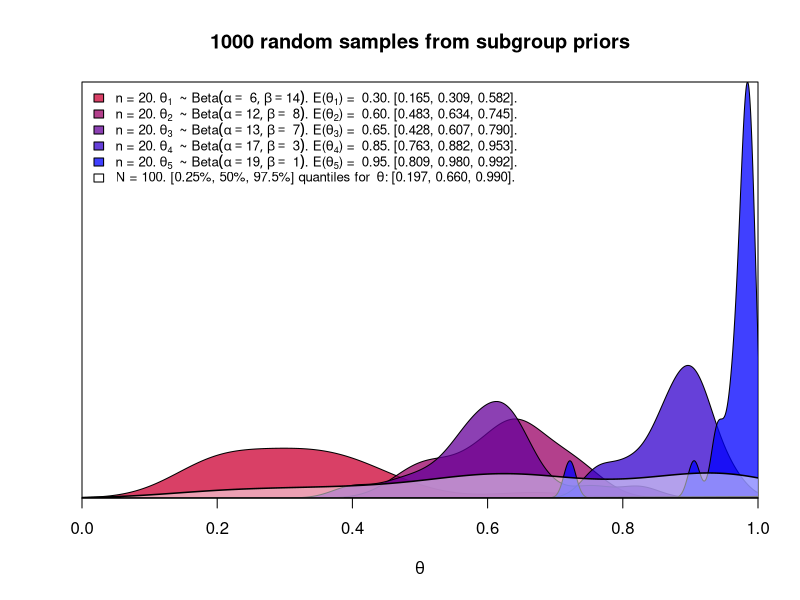

Write the R code that produced this figure.
set.seed(7)
nrs <- 1000
priors <- c(.3,.6,.65,.85,.95)
n <- 20
alphas <- n * priors
betas <- n - alphas
thetas <- mapply(rbeta, n=n, shape1=alphas, shape2=betas)
thetao <- as.vector(thetas)
ci <- apply(thetas, 2, function(x) quantile(x, probs = c(0.025, 0.50, 0.975)))
cio <- quantile(thetao, probs = c(0.025, 0.50, 0.975))
theta_density <- apply(thetas, 2, density)
overall_density <- density(thetao)
pdf("subgrouppriors.pdf", width=8, height=8)
plot(seq(0,1,.1), type='n',
     xlim=c(0,1),
     xaxs='i',
     yaxs='i',
     yaxt='n',
     main = '1000 random samples from subgroup priors',
     xlab = expression(theta), ylab = "", 
     ylim = c(0, max(sapply(theta_density, function(d) max(d$y)))))

for (i in 1:length(theta_density)) {
  polygon(theta_density[[i]], 
          col = rgb(1-i/length(theta_density), 0, i/length(theta_density), alpha = 0.75))
}
polygon(overall_density, col = rgb(1, 1, 1, alpha = 0.5), lwd = 1.5)

legend_entries <- sapply(1:length(alphas), function(i) {
  alpha_str <- sprintf("%2d", alphas[i])
  beta_str <- sprintf("%2d", betas[i])
  ci_range <- sprintf("[%.3f, %.3f, %.3f]", ci[1, i], ci[2,i], ci[3, i])
  m <- sprintf("%.2f",alphas[i] / (alphas[i] + betas[i]))
  bquote("n = 20." ~ theta[.(i)] ~ " ~ Beta" (alpha == .(alpha_str),
                                  beta == .(beta_str)) * ". E(" * theta[.(i)] * ") = " ~ .(m) * "." ~ .(ci_range) * ".")
})

oci <- sprintf("[%.3f, %.3f, %.3f]", cio[1], cio[2], cio[3])

legend("topleft", legend = c(legend_entries, bquote("N = 100. [0.25%, 50%, 97.5%] quantiles for " ~ theta * ":"~ .(oci) * ".")), 
       fill = c(sapply(1:length(theta_density), function(i) rgb(1-i / length(theta_density), 0,i / length(theta_density), alpha = 0.75)), rgb(1, 1, 1, alpha = 0.5)),
       bty = "n", text.font = 2, cex=.8)
dev.off()
